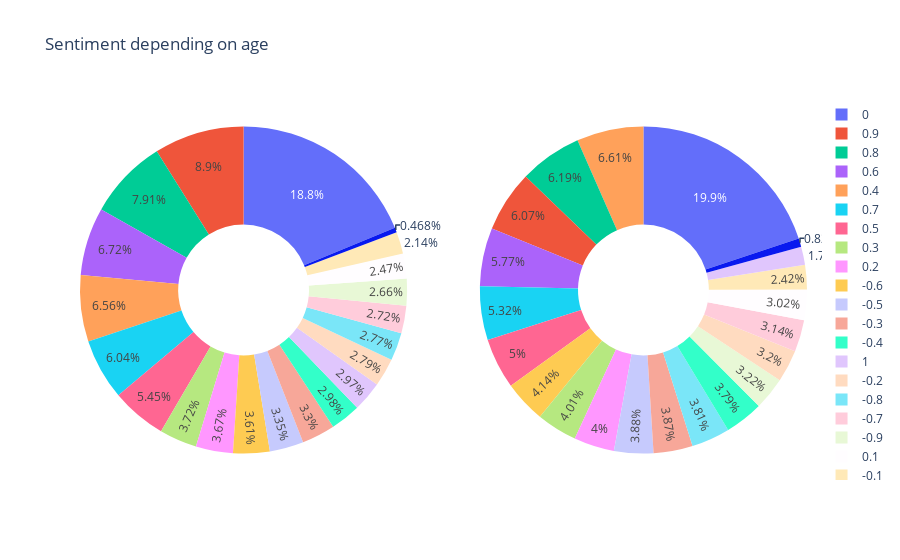

Notebook source saved alongside this figure:
### Code cell
import plotly.graph_objects as go
from plotly.subplots import make_subplots
from bokeh.palettes import Spectral10

fig = make_subplots(rows=1, cols=2, specs=[[{'type':'domain'}, {'type':'domain'}]])
fig.add_trace(go.Pie(labels=younger.index, values=younger.values, name="<30>"),
              1, 1)
fig.add_trace(go.Pie(labels=older.index, values=older.values, name=">60"),
              1, 2)
# Use `hole` to create a donut-like pie chart
fig.update_traces(hole=.4, hoverinfo="label+percent+name")

fig.update_layout(template="plotly_white",
    title_text="Sentiment depending on age", showlegend=True)
    # Add annotations in the center of the donut pies.)
# fig.write_html("occ_nats_dictribution.html")
fig.show()

### Figure 1 — Plotly figure (JSON) as saved in the notebook; plotly's stock layout.template omitted (floating-point values rounded to 4 significant figures)
{"data": [{"labels": [0.0, 0.9, 0.8, 0.6, 0.4, 0.7, 0.5, 0.3, 0.2, -0.6, -0.5, -0.3, -0.4, 1.0, -0.2, -0.8, -0.7, -0.9, 0.1, -0.1, -1.0], "name": "<30>", "values": [2130, 1009, 896, 762, 743, 684, 618, 421, 416, 409, 380, 374, 338, 337, 316, 314, 308, 301, 280, 243, 53], "type": "pie", "domain": {"x": [0.0, 0.45], "y": [0.0, 1.0]}, "hole": 0.4, "hoverinfo": "label+percent+name"}, {"labels": [0.0, 0.4, 0.8, 0.9, 0.6, 0.7, 0.5, -0.6, 0.3, 0.2, -0.5, -0.3, -0.8, -0.4, -0.9, -0.2, -0.7, 0.1, -0.1, 1.0, -1.0], "name": ">60", "values": [6893, 2287, 2141, 2102, 1998, 1840, 1732, 1432, 1388, 1385, 1343, 1339, 1320, 1313, 1116, 1107, 1088, 1045, 839, 621, 284], "type": "pie", "domain": {"x": [0.55, 1.0], "y": [0.0, 1.0]}, "hole": 0.4, "hoverinfo": "label+percent+name"}], "layout": {"title": {"text": "Sentiment depending on age"}, "showlegend": true}}
